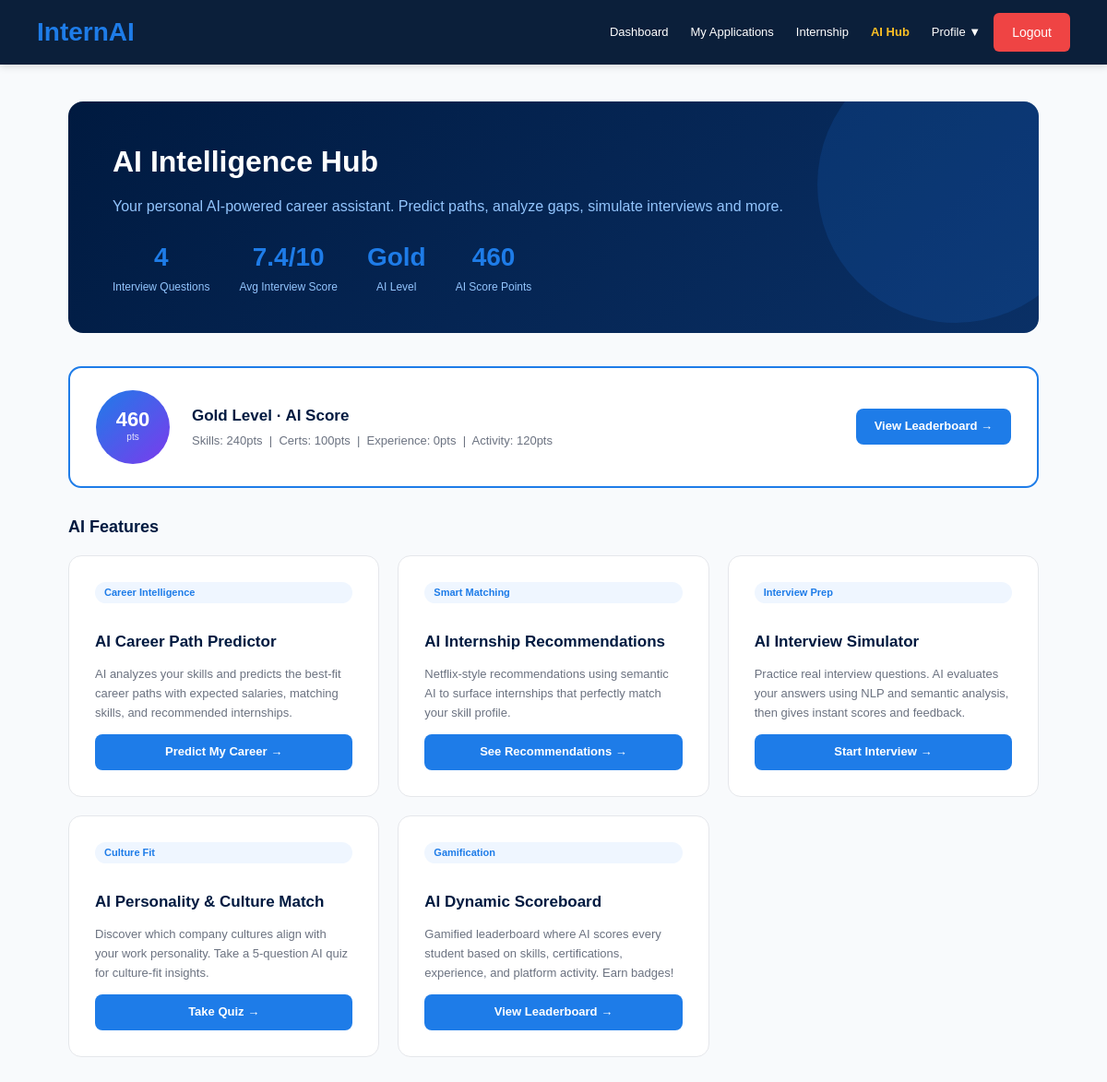
Page /student/ai (signed in) on the committed database.
### app.py (models this page shows)
class StudentAIScore(db.Model):
    id = db.Column(db.Integer, primary_key=True)
    user_id = db.Column(db.Integer, unique=True, index=True)
    total_score = db.Column(db.Integer, default=0)
    skill_score = db.Column(db.Integer, default=0)
    cert_score = db.Column(db.Integer, default=0)
    exp_score = db.Column(db.Integer, default=0)
    activity_score = db.Column(db.Integer, default=0)
    level = db.Column(db.String(20), default='Bronze')
    updated_at = db.Column(db.DateTime, default=datetime.utcnow)

### app.py (the view)
@app.route('/student/ai')
@login_required
@role_required('student')
def ai_hub():
    profile = StudentProfile.query.filter_by(user_id=current_user.id).first()
    ai_score_row = StudentAIScore.query.filter_by(user_id=current_user.id).first()
    personality = PersonalityProfile.query.filter_by(user_id=current_user.id).first()
    interview_count = InterviewSession.query.filter_by(user_id=current_user.id).count()
    interview_avg = db.session.query(db.func.avg(InterviewSession.score)).filter_by(user_id=current_user.id).scalar()
    return render_template(
        'ai_hub.html',
        profile=profile,
        ai_score=ai_score_row,
        personality=personality,
        interview_count=interview_count,
        interview_avg=round(interview_avg or 0, 1),
    )

### app.py (called while the page is built)
def role_required(role):
    def decorator(f):
        @wraps(f)
        def decorated_function(*args, **kwargs):
            if not current_user.is_authenticated:
                return redirect(url_for('login'))
            if current_user.role != role:
                return redirect(url_for('home'))
            return f(*args, **kwargs)
        return decorated_function
    return decorator

@login_manager.user_loader
def load_user(user_id):
    return User.query.get(int(user_id))

### templates/ai_hub.html (shortened to what this page needs)
{% extends "base.html" %} {% block nav_links %}
<a href="/student" style="color:#ffffff;text-decoration:none;font-size:13px;padding:6px 10px;border-radius:4px;transition:all 0.2s;white-space:nowrap;">Dashboard</a>
<a href="/student" style="color:#ffffff;text-decoration:none;font-size:13px;padding:6px 10px;border-radius:4px;transition:all 0.2s;white-space:nowrap;">My Applications</a>
<a href="/student" style="color:#ffffff;text-decoration:none;font-size:13px;padding:6px 10px;border-radius:4px;transition:all 0.2s;white-space:nowrap;"> Internship</a>
<a href="/student/ai" style="color:#fbbf24;text-decoration:none;font-size:13px;padding:6px 10px;border-radius:4px;transition:all 0.2s;white-space:nowrap;font-weight:600;">AI Hub</a>
<div class="nav-dropdown">
  <button id="profile-dropdown-btn" class="nav-link" onclick="toggleProfileDropdown(event)" style="font-size:13px;padding:6px 10px;border-radius:4px;transition:all 0.2s;white-space:nowrap;background:none;border:none;cursor:pointer;font-family:inherit;">Profile &#9660;</button>
</div>
{% endblock %} {% block content %}
<div class="ai-hub-wrap">
  <div class="ai-hero">
    <h1>AI Intelligence Hub</h1>
    <p>
      Your personal AI-powered career assistant. Predict paths, analyze gaps,
      simulate interviews and more.
    </p>
    <div class="ai-hero-stats">
      <div class="ai-hero-stat">
        <div class="val">{{ interview_count }}</div>
        <div class="lbl">Interview Questions</div>
      </div>
      <div class="ai-hero-stat">
        <div class="val">{{ interview_avg }}/10</div>
        <div class="lbl">Avg Interview Score</div>
      </div>
      <div class="ai-hero-stat">
        <div class="val">{{ ai_score.level if ai_score else 'Bronze' }}</div>
        <div class="lbl">AI Level</div>
      </div>
      <div class="ai-hero-stat">
        <div class="val">{{ ai_score.total_score if ai_score else 0 }}</div>
        <div class="lbl">AI Score Points</div>
      </div>
    </div>
  </div>
  {% if ai_score %}
  <div class="ai-score-banner">
    <div class="ai-score-circle">
      <span class="score-val">{{ ai_score.total_score }}</span>
      <span class="score-lbl">pts</span>
    </div>
    <div class="ai-score-info">
      <h3>{{ ai_score.level }} Level · AI Score</h3>
      <p>
        Skills: {{ ai_score.skill_score }}pts &nbsp;|&nbsp; Certs: {{
        ai_score.cert_score }}pts &nbsp;|&nbsp; Experience: {{
        ai_score.exp_score }}pts &nbsp;|&nbsp; Activity: {{
        ai_score.activity_score }}pts
      </p>
    </div>
    <a
      href="/student/ai/scoreboard"
      class="ai-card-btn"
      style="margin-left: auto"
      >View Leaderboard →</a
    >
  </div>
  {% endif %}
  <div class="section-label">AI Features</div>
  <div class="ai-grid">
    <div class="ai-card" onclick="window.location = '/student/ai/career-path'">
      <span class="ai-card-badge">Career Intelligence</span>
      <div class="ai-card-title">AI Career Path Predictor</div>
      <div class="ai-card-desc">
        AI analyzes your skills and predicts the best-fit career paths with
        expected salaries, matching skills, and recommended internships.
      </div>
      <a href="/student/ai/career-path" class="ai-card-btn"
        >Predict My Career →</a
      >
    </div>
    <div
      class="ai-card"
      onclick="window.location = '/student/ai/recommendations'"
    >
      <span class="ai-card-badge">Smart Matching</span>
      <div class="ai-card-title">AI Internship Recommendations</div>
      <div class="ai-card-desc">
        Netflix-style recommendations using semantic AI to surface internships
        that perfectly match your skill profile.
      </div>
      <a href="/student/ai/recommendations" class="ai-card-btn"
        >See Recommendations →</a
      >
    </div>
    <div class="ai-card" onclick="window.location = '/student/ai/interview'">
      <span class="ai-card-badge">Interview Prep</span>
      <div class="ai-card-title">AI Interview Simulator</div>
      <div class="ai-card-desc">
        Practice real interview questions. AI evaluates your answers using NLP
        and semantic analysis, then gives instant scores and feedback.
      </div>
      <a href="/student/ai/interview" class="ai-card-btn">Start Interview →</a>
    </div>
    <div
      class="ai-card"
      onclick="window.location = '/student/ai/personality-quiz'"
    >
      <span class="ai-card-badge">Culture Fit</span>
      <div class="ai-card-title">AI Personality & Culture Match</div>
      <div class="ai-card-desc">
        Discover which company cultures align with your work personality. Take a
        5-question AI quiz for culture-fit insights.
      </div>
      <a href="/student/ai/personality-quiz" class="ai-card-btn">Take Quiz →</a>
    </div>
    <div class="ai-card" onclick="window.location = '/student/ai/scoreboard'">
      <span class="ai-card-badge">Gamification</span>
      <div class="ai-card-title">AI Dynamic Scoreboard</div>
      <div class="ai-card-desc">
        Gamified leaderboard where AI scores every student based on skills,
        certifications, experience, and platform activity. Earn badges!
      </div>
      <a href="/student/ai/scoreboard" class="ai-card-btn"
        >View Leaderboard →</a
      >
    </div>
  </div>
</div>
{% endblock %}

### static/style.css (style rules this page uses)
* { margin: 0; padding: 0; box-sizing: border-box; font-family: Arial, sans-serif; }
body { background: #f8fafc; color: #0b1f3a; }

### static/student.css (style rules this page uses)
:root { --primary-dark: #001a40; --primary-blue: #1e7ce8; --success: #22c55e; --danger: #ef4444; --warning: #fbbf24; --text-white: #ffffff; --text-dark: #333333; --text-light: #666666; --bg-white: #ffffff; --bg-light: #f1f5f9; --border-color: #e5e7eb; --shadow-sm: 0 2px 8px rgba(0, 0, 0, 0.08); --shadow-md: 0 4px 16px rgba(0, 0, 0, 0.12); --glass-border: rgba(30, 124, 232, 0.3); --glass-shadow: 0 4px 20px rgba(30, 124, 232, 0.12); --glass-shadow-hover: 0 8px 32px rgba(30, 124, 232, 0.28); --glass-bg: #ffffff; }
* { margin: 0; padding: 0; box-sizing: border-box; }
body { font-family: 'Segoe UI', Tahoma, Geneva, Verdana, sans-serif; background: #f8fafc; color: var(--text-dark); line-height: 1.6; }
#profile-dropdown-btn, #profile-dropdown-btn:hover, #profile-dropdown-btn.active { color: #ffffff !important; background: none !important; }
.nav-dropdown { position: relative; display: inline-flex; align-items: center; }

### templates/ai_hub.html (style rules this page uses)
.ai-hub-wrap { max-width: 1100px; margin: 40px auto; padding: 0 24px; }
.ai-hero { background: linear-gradient(135deg, #001a40, #0a3066); border-radius: 16px; padding: 40px 48px; color: #fff; margin-bottom: 36px; position: relative; overflow: hidden; }
.ai-hero::before { content: ""; position: absolute; right: -60px; top: -60px; width: 300px; height: 300px; background: rgba(30, 124, 232, 0.15); border-radius: 50%; }
.ai-hero h1 { font-size: 32px; font-weight: 800; margin: 0 0 10px; }
.ai-hero p { font-size: 16px; color: #93c5fd; margin: 0 0 20px; }
.ai-hero-stats { display: flex; gap: 32px; flex-wrap: wrap; }
.ai-hero-stat { text-align: center; }
.ai-hero-stat .val { font-size: 28px; font-weight: 800; color: #1e7ce8; }
.ai-hero-stat .lbl { font-size: 12px; color: #93c5fd; }
.ai-grid { display: grid; grid-template-columns: repeat(auto-fill, minmax(300px, 1fr)); gap: 20px; }
.ai-card { background: #fff; border: 1px solid #e5e7eb; border-radius: 14px; padding: 28px; display: flex; flex-direction: column; gap: 12px; transition: box-shadow 0.2s, transform 0.2s; cursor: pointer; }
.ai-card-title { font-size: 17px; font-weight: 700; color: #001a40; }
.ai-card-desc { font-size: 13px; color: #6b7280; line-height: 1.6; flex: 1; }
.ai-card-btn { display: inline-block; background: #1e7ce8; color: #fff; text-decoration: none; font-size: 13px; font-weight: 600; padding: 9px 20px; border-radius: 8px; text-align: center; transition: background 0.2s; }
.ai-card-badge { display: inline-block; font-size: 11px; font-weight: 600; padding: 3px 10px; border-radius: 12px; background: #eff6ff; color: #1e7ce8; margin-bottom: 4px; }
.ai-score-banner { background: #fff; border: 2px solid #1e7ce8; border-radius: 14px; padding: 24px 28px; display: flex; align-items: center; gap: 24px; margin-bottom: 28px; flex-wrap: wrap; }
.ai-score-circle { width: 80px; height: 80px; border-radius: 50%; background: linear-gradient(135deg, #1e7ce8, #7c3aed); display: flex; flex-direction: column; align-items: center; justify-content: center; color: #fff; flex-shrink: 0; }
.ai-score-circle .score-val { font-size: 22px; font-weight: 800; line-height: 1; }
.ai-score-circle .score-lbl { font-size: 10px; opacity: 0.85; }
.ai-score-info h3 { font-size: 17px; font-weight: 700; color: #001a40; margin: 0 0 4px; }
.ai-score-info p { font-size: 13px; color: #6b7280; margin: 0; }
.section-label { font-size: 18px; font-weight: 700; color: #001a40; margin: 0 0 16px; display: flex; align-items: center; gap: 8px; }

### rows in the picture
StudentAIScore: level "Gold", total_score "460", skill_score "240", cert_score "100", exp_score "0", activity_score "120"

### other values in the picture
{{ interview_count }} "4"
{{ interview_avg }} "7.4"
